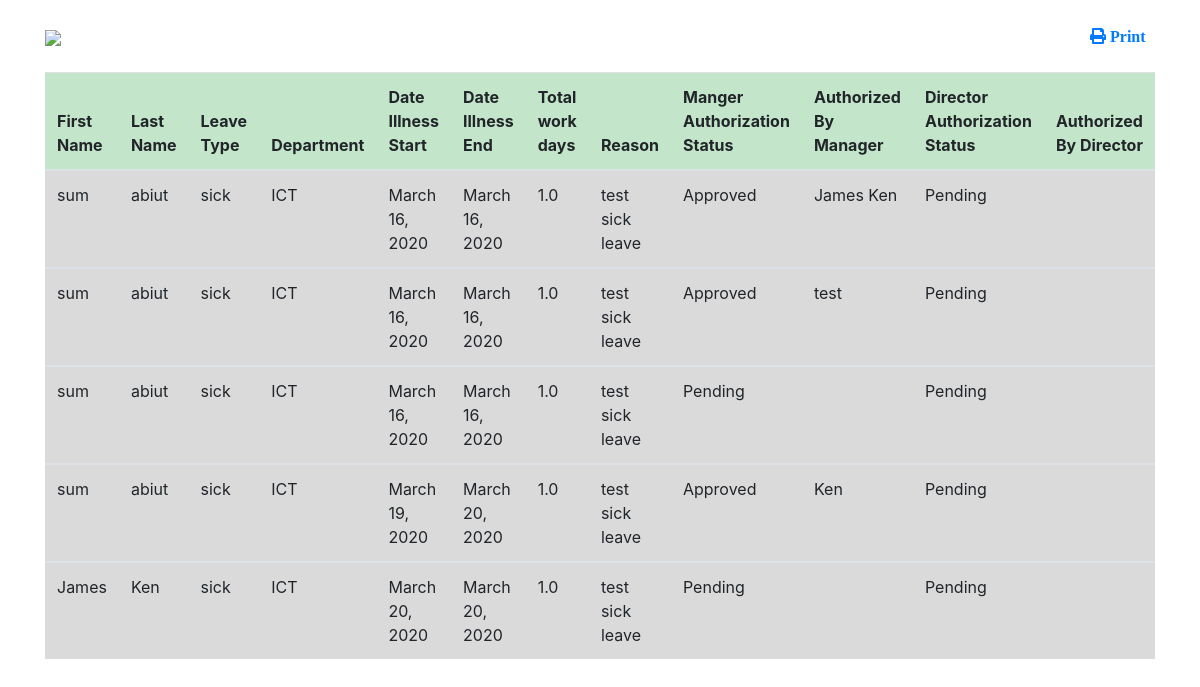
Screenshot of /Sick_leave_report/ (signed in) with the database file from the repository.
### login/models.py (models this page shows, shortened)
class SickLeave(models.Model):
    user = models.ForeignKey(User, default='', on_delete=models.CASCADE)
    sick_leave_balances = models.ManyToManyField(Sick_leave_balance)
    leave = (
        ('sick', 'sick'),
    )
    Leave_type = models.CharField(max_length=100, choices=leave, blank=False, default='sick')
    dp = (
        ('Finance', 'Finance'),
        ('ICT', 'ICT'),
        ('Research', 'Research'),
        ('Marketing', 'Marketing'),
    )
    Todays_Date = models.DateField(null=True, blank=False)
    department = models.CharField(max_length=100, choices=dp, blank=False, )
    Date_illness_began = models.DateField(null=True, blank=False)
    Date_illness_end = models.DateField(null=True, blank=False)
    Total_working_days = models.FloatField(null=True, blank=False)
    Brief_explanation_of_illness = models.TextField(max_length=1000, null=True, blank=False)
    medical_certification = models.FileField(upload_to='medical_sick_sheet/pdf/')
    Aut = (
        ('Pending', 'Pending'),
        ('Approved', 'Approved'),
        ('Rejected', 'Rejected'),
    )
    Manager_Authorization_Status = models.CharField(max_length=100, choices=Aut, default='Pending', blank=False)
    Authorized_by_Manager = models.CharField(max_length=100, default='', blank=False)
    Authorised_Date = models.DateField(null=True, blank=False)
    DirAuth = (
        ('Pending', 'Pending'),
        ('Approved', 'Approved'),
        ('Rejected', 'Rejected'),
    )
    Director_Authorization_Status = models.CharField(max_length=100, choices=DirAuth, default='Pending', blank=False)
    Authorized_by_Director = models.CharField(max_length=100, default='', blank=False)
    Date_Authorized = models.DateField(null=True, blank=False)
    arc = (
        ('', ''),
        ('Archived', 'Archived'),
    )
    Archived = models.CharField(max_length=100, choices=arc, default='', blank=False)

### Hr_office/views.py (the view)
# urls.py: path(r'Sick_leave_report/', views.Sick_leave_report, name='Sick_leave_report'),
@login_required(login_url='home')
def Sick_leave_report(request):
    sick_leave_rpt = SickLeave.objects.all()
    return render(request, 'sick_leave_rpt.html', {'sick_leave_rpt': sick_leave_rpt})

### Hr_office/templates/sick_leave_rpt.html (shortened to what this page needs)
<!DOCTYPE html>
<html lang="en">
<head>
    <link rel="stylesheet" href="https://maxcdn.bootstrapcdn.com/bootstrap/4.0.0/css/bootstrap.min.css">
    <link rel="stylesheet" href="https://use.fontawesome.com/releases/v5.7.0/css/all.css">
</head>
<body>
<br>
<div class="container">
    <div class="row">
        <div class=" col-md-11">
            {% load  static %}
            <img src="{% static 'images/vfsc.jpeg' %}" />
        </div>
        <div class="col-md-1"><a href="javascript:window.print()"> <span class="pull-right"><i class="fas fa-print"> Print</i> </span></a></div>
    </div>
</div>
<br>
<div class="container">
    <table class="table ">
    <thead class="table-success">
      <tr>
        <th>First Name</th>
        <th>Last Name</th>
        <th>Leave Type</th>
        <th>Department</th>
        <th>Date Illness Start</th>
        <th>Date Illness End</th>
        <th>Total work days</th>
        <th>Reason</th>
          <th>Manger Authorization Status</th>
          <th>Authorized By Manager</th>
          <th>Director Authorization Status</th>
          <th>Authorized By Director</th>
      </tr>
    </thead>
    {%for leave in sick_leave_rpt%}
    <tbody>
      <tr class="table-active">
        <td>{{leave.user.first_name}}</td>
        <td>{{leave.user.last_name}}</td>
        <td>{{leave.Leave_type}}</td>
        <td>{{leave.department}}</td>
        <td>{{leave.Date_illness_began}}</td>
        <td>{{leave.Date_illness_end}}</td>
        <td>{{leave.Total_working_days}}</td>
        <td>{{leave.Brief_explanation_of_illness}}</td>
          <td>{{leave.Manager_Authorization_Status}}</td>
          <td>{{leave.Authorized_by_Manager}}</td>
          <td>{{leave.Director_Authorization_Status}}</td>
         <td>{{leave.Authorized_by_Director}}</td>
    </tbody>
    {%endfor%}
  </table>
</div>
</body>
</html>

### rows the page displays
SickLeave: user.first_name "sum", user.last_name "abiut", Leave_type "sick", department "ICT", Date_illness_began "March 16, 2020", Date_illness_end "March 16, 2020", Total_working_days "1.0", Brief_explanation_of_illness "test sick leave", Manager_Authorization_Status "Approved", Authorized_by_Manager "James Ken", Director_Authorization_Status "Pending"
SickLeave: user.first_name "sum", user.last_name "abiut", Leave_type "sick", department "ICT", Date_illness_began "March 16, 2020", Date_illness_end "March 16, 2020", Total_working_days "1.0", Brief_explanation_of_illness "test sick leave", Manager_Authorization_Status "Approved", Authorized_by_Manager "test", Director_Authorization_Status "Pending"
SickLeave: user.first_name "sum", user.last_name "abiut", Leave_type "sick", department "ICT", Date_illness_began "March 16, 2020", Date_illness_end "March 16, 2020", Total_working_days "1.0", Brief_explanation_of_illness "test sick leave", Manager_Authorization_Status "Pending", Director_Authorization_Status "Pending"
SickLeave: user.first_name "sum", user.last_name "abiut", Leave_type "sick", department "ICT", Date_illness_began "March 19, 2020", Date_illness_end "March 20, 2020", Total_working_days "1.0", Brief_explanation_of_illness "test sick leave", Manager_Authorization_Status "Approved", Authorized_by_Manager "Ken", Director_Authorization_Status "Pending"
SickLeave: user.first_name "James", user.last_name "Ken", Leave_type "sick", department "ICT", Date_illness_began "March 20, 2020", Date_illness_end "March 20, 2020", Total_working_days "1.0", Brief_explanation_of_illness "test sick leave", Manager_Authorization_Status "Pending", Director_Authorization_Status "Pending"
